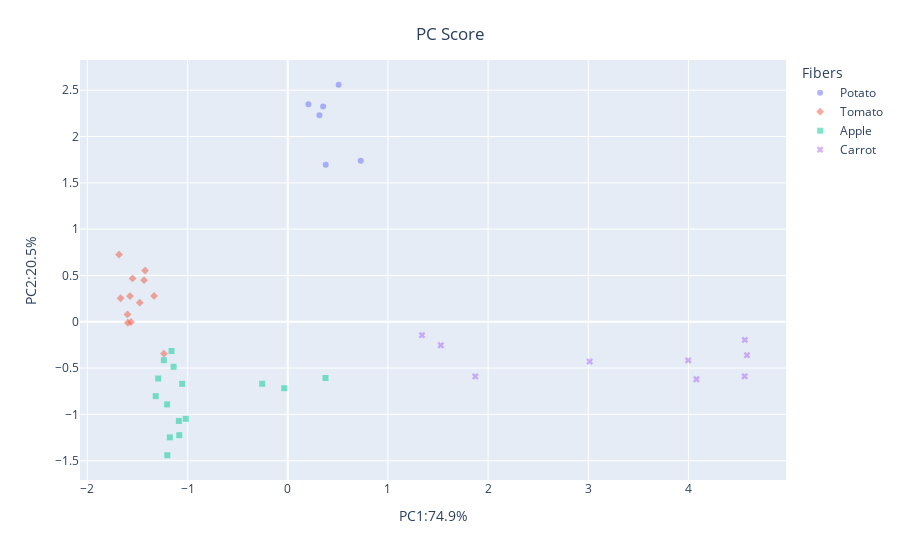

Source (notebook cell):
### Code cell
# 2D scatter
fig=px.scatter(df_scores, x='PC1', y='PC2',color='Fibers', symbol='Fibers', opacity=0.5)
fig.update_layout(
    title={
                    'text': 'PC Score',
                    'x': 0.5,
                    'xanchor':'center',
                    'y': 0.95,
                    'yanchor':'top'},
    xaxis_title= 'PC1:74.9%',
    yaxis_title='PC2:20.5%'
)
fig.show()

### Figure 1 — Plotly figure (JSON) as saved in the notebook; plotly's stock layout.template omitted (floating-point values rounded to 4 significant figures)
{"data": [{"hovertemplate": "Fibers=Potato<br>PC1=%{x}<br>PC2=%{y}<extra></extra>", "legendgroup": "Potato", "marker": {"color": "#636efa", "opacity": 0.5, "symbol": "circle"}, "mode": "markers", "name": "Potato", "orientation": "v", "showlegend": true, "type": "scatter", "x": [0.3794, 0.7284, 0.3162, 0.5082, 0.353, 0.2062], "xaxis": "x", "y": [1.695, 1.737, 2.229, 2.559, 2.325, 2.347], "yaxis": "y"}, {"hovertemplate": "Fibers=Tomato<br>PC1=%{x}<br>PC2=%{y}<extra></extra>", "legendgroup": "Tomato", "marker": {"color": "#EF553B", "opacity": 0.5, "symbol": "diamond"}, "mode": "markers", "name": "Tomato", "orientation": "v", "showlegend": true, "type": "scatter", "x": [-1.6, -1.565, -1.574, -1.334, -1.236, -1.424, -1.596, -1.477, -1.434, -1.55, -1.669, -1.684], "xaxis": "x", "y": [0.07895, -0.002682, 0.2778, 0.279, -0.3447, 0.5522, -0.01064, 0.2062, 0.4489, 0.4678, 0.2539, 0.7252], "yaxis": "y"}, {"hovertemplate": "Fibers=Apple<br>PC1=%{x}<br>PC2=%{y}<extra></extra>", "legendgroup": "Apple", "marker": {"color": "#00cc96", "opacity": 0.5, "symbol": "square"}, "mode": "markers", "name": "Apple", "orientation": "v", "showlegend": true, "type": "scatter", "x": [-0.2555, -0.03484, 0.3767, -1.087, -1.177, -1.018, -1.14, -1.054, -1.161, -1.318, -1.083, -1.202, -1.293, -1.237, -1.205], "xaxis": "x", "y": [-0.6692, -0.7176, -0.607, -1.071, -1.248, -1.048, -0.4864, -0.6704, -0.3155, -0.8029, -1.224, -1.441, -0.6129, -0.4149, -0.8923], "yaxis": "y"}, {"hovertemplate": "Fibers=Carrot<br>PC1=%{x}<br>PC2=%{y}<extra></extra>", "legendgroup": "Carrot", "marker": {"color": "#ab63fa", "opacity": 0.5, "symbol": "x"}, "mode": "markers", "name": "Carrot", "orientation": "v", "showlegend": true, "type": "scatter", "x": [3.014, 3.998, 4.08, 4.561, 4.563, 4.584, 1.34, 1.528, 1.872], "xaxis": "x", "y": [-0.4297, -0.4168, -0.6207, -0.5886, -0.1961, -0.3612, -0.1453, -0.2534, -0.5905], "yaxis": "y"}], "layout": {"legend": {"title": {"text": "Fibers"}, "tracegroupgap": 0}, "margin": {"t": 60}, "title": {"text": "PC Score", "x": 0.5, "xanchor": "center", "y": 0.95, "yanchor": "top"}, "xaxis": {"anchor": "y", "domain": [0, 1], "title": {"text": "PC1:74.9%"}}, "yaxis": {"anchor": "x", "domain": [0, 1], "title": {"text": "PC2:20.5%"}}}}
